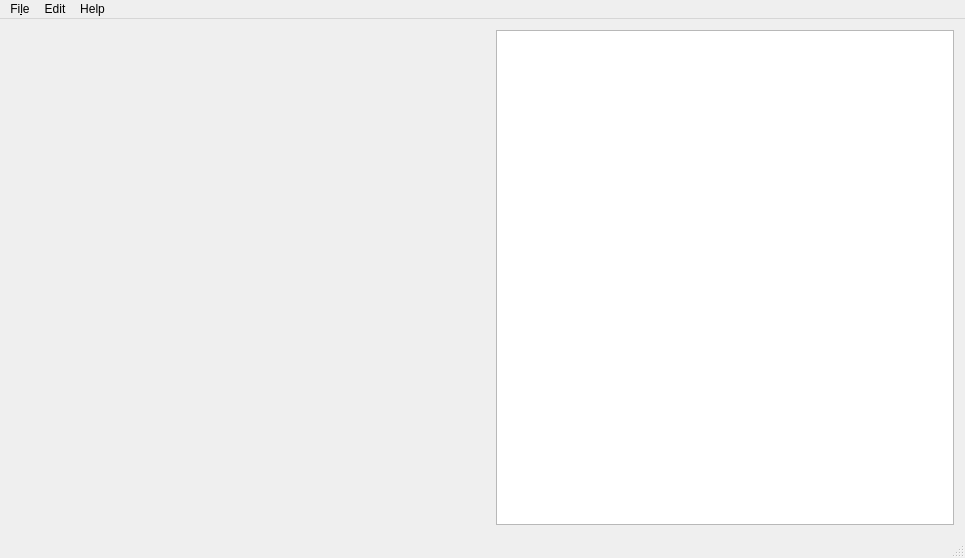
<?xml version="1.0" encoding="UTF-8"?>
<ui version="4.0">
 <class>MainWindow</class>
 <widget class="QMainWindow" name="MainWindow">
  <property name="geometry">
   <rect>
    <x>0</x>
    <y>0</y>
    <width>965</width>
    <height>558</height>
   </rect>
  </property>
  <property name="windowTitle">
   <string>MainWindow</string>
  </property>
  <widget class="QWidget" name="centralWidget">
   <layout class="QHBoxLayout" name="horizontalLayout">
    <item>
     <layout class="QVBoxLayout" name="verticalLayout">
      <item>
       <widget class="ResizingQuickWidget" name="quickWidget">
        <property name="sizePolicy">
         <sizepolicy hsizetype="Preferred" vsizetype="Preferred">
          <horstretch>0</horstretch>
          <verstretch>0</verstretch>
         </sizepolicy>
        </property>
        <property name="resizeMode">
         <enum>QQuickWidget::SizeRootObjectToView</enum>
        </property>
       </widget>
      </item>
      <item>
       <spacer name="verticalSpacer">
        <property name="orientation">
         <enum>Qt::Vertical</enum>
        </property>
        <property name="sizeHint" stdset="0">
         <size>
          <width>20</width>
          <height>28</height>
         </size>
        </property>
       </spacer>
      </item>
     </layout>
    </item>
    <item>
     <spacer name="horizontalSpacer">
      <property name="orientation">
       <enum>Qt::Horizontal</enum>
      </property>
      <property name="sizeHint" stdset="0">
       <size>
        <width>22</width>
        <height>20</height>
       </size>
      </property>
     </spacer>
    </item>
    <item>
     <widget class="QListView" name="listView"/>
    </item>
   </layout>
  </widget>
  <widget class="QMenuBar" name="menuBar">
   <property name="geometry">
    <rect>
     <x>0</x>
     <y>0</y>
     <width>965</width>
     <height>32</height>
    </rect>
   </property>
   <widget class="QMenu" name="menuFile">
    <property name="title">
     <string>Fi&amp;le</string>
    </property>
   </widget>
   <widget class="QMenu" name="menuEdit">
    <property name="title">
     <string>Edit</string>
    </property>
   </widget>
   <widget class="QMenu" name="menuHelp">
    <property name="title">
     <string>Help</string>
    </property>
    <addaction name="actionAbout"/>
   </widget>
   <addaction name="menuFile"/>
   <addaction name="menuEdit"/>
   <addaction name="menuHelp"/>
  </widget>
  <widget class="QStatusBar" name="statusBar"/>
  <action name="actionAbout">
   <property name="text">
    <string>&amp;About</string>
   </property>
  </action>
 </widget>
 <layoutdefault spacing="6" margin="11"/>
 <customwidgets>
  <customwidget>
   <class>ResizingQuickWidget</class>
   <extends>QWidget</extends>
   <header>ResizingQuickWidget.h</header>
  </customwidget>
 </customwidgets>
 <resources/>
 <connections/>
</ui>
